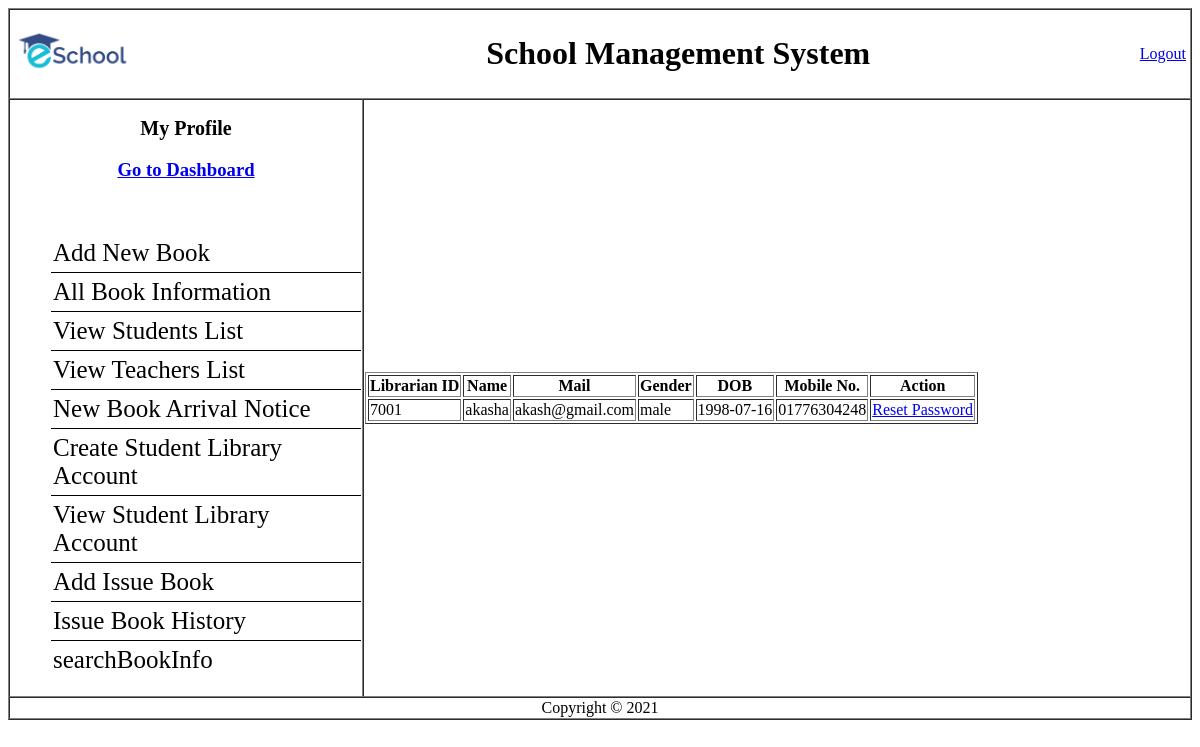
Screenshot of /Librarian/View/viewLibrarianProfile.php (signed in) with the database file from the repository.
### tables this page shows
CREATE TABLE `librarian` (
  `slno` int(11) NOT NULL,
  `id` varchar(4) NOT NULL,
  `name` varchar(70) NOT NULL,
  `email` varchar(70) NOT NULL,
  `mobile` varchar(70) NOT NULL,
  `gender` varchar(70) NOT NULL,
  `dob` varchar(10) NOT NULL,
  `password` varchar(70) NOT NULL
);

### Librarian/Model/usersmodel.php (called while the page is built, shortened)
<?php
 function viewLibrarianProfile($librarianid){
    $conn = getConnection();
    $sql = "select * from librarian where id='$librarianid'";
    $result = mysqli_query($conn,$sql);
    $row = mysqli_fetch_assoc($result);
    return $row;
 }
?>

### Librarian/View/viewLibrarianProfile.php (the view, shortened to what this page needs)
<?php
require_once('../Model/usersmodel.php');
include('header.php');
$librarianid = $_SESSION['librarianid'];
$librarianinfo =  viewLibrarianProfile($librarianid);
?>
    <table border="1" cellspacing="0" width="100%" >
      <tr>
        <td colspan="2">
          <table width="100%">
            <tr>
              <td><img height="50px" weight="50px" src="../Resources/logo.png" alt=""></td>
              <td align = "center"><h1>School Management System</h1></td>
              <td align = "right">
                <a href="../Controller/logout.php">Logout</a>
              </td>
            </tr>
          </table>
        </td>
      </tr>
      <tr id="navigation">
        <td width="350px">
        <h2 align="center"><a href="viewLibrarianProfile.php">My Profile</a></h2></h2>
          <h3 align="center"><a href="dashboard.php">Go to Dashboard</a></h3></br>
          <div id="sidebar">
          <ul>
            <li><a href="addnewbook.php">Add New Book</a></li>
            <li><a href="allBooksInfo.php">All Book Information</a></li>
            <li><a href="viewStudentsList.php">View Students List</a></li>
            <li><a href="viewTeachersList.php">View Teachers List</a></li>
            <li><a href="noticeForm.php">New Book Arrival Notice</a></li>
            <li><a href="studentLibraryAcc.php">Create Student Library Account</a></li>
            <li><a href="viewAllStudentsLibProfile.php">View Student Library Account</a></li>
            <li><a href="issueNewBook.php">Add Issue Book</a></li>
            <li><a href="issuedBookHistory.php">Issue Book History</a></li>
            <li><a href="searchBookInfo.php">searchBookInfo</a></li>
          </ul>
          </div>
        </td>
        <td id="main content">
        <table border="1">
        <tr>
            <th>Librarian ID</th>
            <th>Name</th>
            <th>Mail</th>
            <th>Gender</th>
            <th>DOB</th>
            <th>Mobile No.</th>
            <th>Action</th>
        </tr>
        <tr>
            <td><?php echo $librarianinfo['id']; ?></td>
            <td><?php echo $librarianinfo['name']; ?></td>
            <td><?php echo $librarianinfo['email']; ?></td>
            <td><?php echo $librarianinfo['gender']; ?></td>
            <td><?php echo $librarianinfo['dob']; ?></td>
            <td><?php echo $librarianinfo['mobile']; ?></td>
            <td><a href="changeLibrarianPassword.php">Reset Password</a></td>
        </tr>
   </table>
<?php include('footer.php'); ?>

### Librarian/Resources/css/style.css (style rules this page uses)
#navigation h2 { font-size: 20px; text-align: center; }
#navigation h2 a { text-decoration: none; color: #000; }
#sidebar ul li { list-style-type: none; font-size: 25px; border-bottom: 1px solid #000; padding: 5px 2px; }
#sidebar ul li:last-child { border-bottom: 0; }
#sidebar ul li a { text-decoration: none; color: #000; }

### rows the page displays
librarian: id "7001", name "akasha", email "akash@gmail.com", gender "male", dob "1998-07-16", mobile "01776304248"
